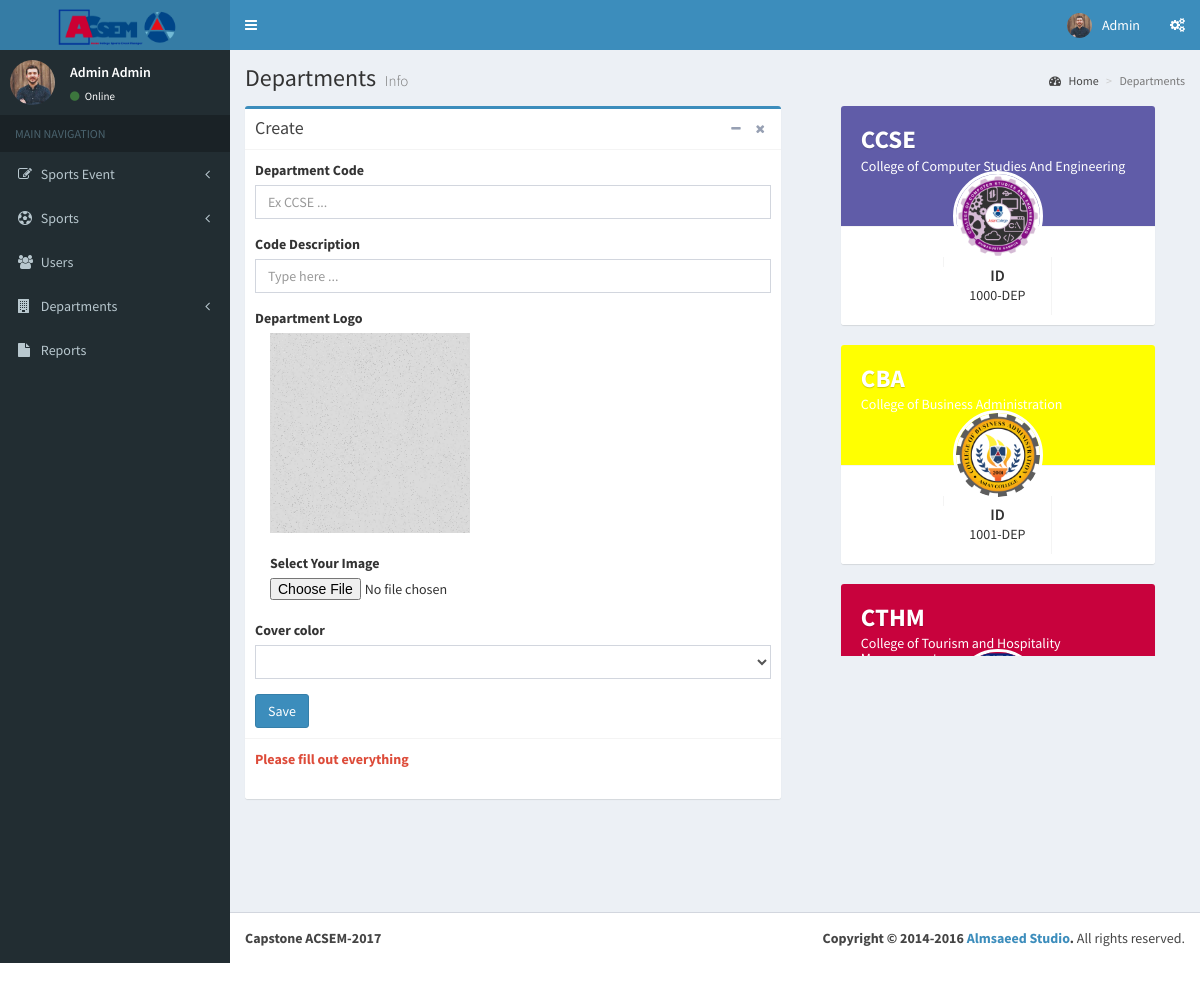
The page /ACSEM/pages/forms/cdepartment.php (signed in) on the database its author committed.
### tables this page shows
CREATE TABLE `tbl_departments` (
  `DepID` varchar(15) NOT NULL,
  `Depcode` text NOT NULL,
  `Depdes` text NOT NULL,
  `Deplogo` text NOT NULL,
  `Depcover` text NOT NULL
);

### ACSEM/conn/check2.php (called while the page is built, shortened)
<?php
  if(isset($_COOKIE['userid']) && $_COOKIE['userid'] != ''){
  $user = $_COOKIE['userid'];
  $user;
  }else if(isset($_SESSION['userid']) && $_SESSION['userid'] !=''){
  $user = $_SESSION['userid'];
  }else if(!isset($_COOKIE['userid']) && $_COOKIE['userid'] != ''){
      header("Location: ../../login.php");
  }else if(!isset($_SESSION['userid']) && $_SESSION['userid'] !=''){
      header("Location: ../../login.php");
  }
?>

### ACSEM/pages/forms/cdepartment.php (the view, shortened to what this page needs)
<?php
  include("../../conn/connection.php");
  include("../../conn/check2.php");
  $query = "SELECT * FROM tbl_admin where AdminID = '$user'  " ;
  $result = mysqli_query($link, $query);
  while($row = mysqli_fetch_assoc($result))
       {
        $fname = $row['Afname'];
        $lname = $row ['Alname'];
        $Aphoto = $row['Aphoto'];
       }
?>
<!DOCTYPE html>
<html>
<head>
  <link rel="stylesheet" href="../../bootstrap/css/bootstrap.min.css">
  <link rel="stylesheet" href="https://cdnjs.cloudflare.com/ajax/libs/font-awesome/4.5.0/css/font-awesome.min.css">
  <link rel="stylesheet" href="https://cdnjs.cloudflare.com/ajax/libs/ionicons/2.0.1/css/ionicons.min.css">
  <link rel="stylesheet" href="../../plugins/daterangepicker/daterangepicker.css">
  <link rel="stylesheet" href="../../plugins/datepicker/datepicker3.css">
  <link rel="stylesheet" href="../../plugins/iCheck/all.css">
  <link rel="stylesheet" href="../../plugins/colorpicker/bootstrap-colorpicker.min.css">
  <link rel="stylesheet" href="../../plugins/timepicker/bootstrap-timepicker.min.css">
  <link rel="stylesheet" href="../../plugins/select2/select2.min.css">
  <link rel="stylesheet" href="../../dist/css/AdminLTE.min.css">
  <link rel="stylesheet" href="../../dist/css/skins/_all-skins.min.css">
</head>
<body class="hold-transition skin-blue sidebar-mini">
<div class="wrapper">
  <header class="main-header">
    <a href="../../starter.php" class="logo">
      <span class="logo-lg"><b><img src="../../images/Fiacsem.png" style="width:65%; height:5%;"></b></span>
    </a>
    <nav class="navbar navbar-static-top">
      <a href="#" class="sidebar-toggle" data-toggle="offcanvas" role="button">
      </a>
      <div class="navbar-custom-menu">
        <ul class="nav navbar-nav">
          <li class="dropdown user user-menu">
            <a href="#" class="dropdown-toggle" data-toggle="dropdown">
              <img src="upload/<?php echo $Aphoto; ?>" class="user-image" alt="User Image">
              <span class="hidden-xs"><?php echo $fname; ?></span>
            </a>
          </li>
          <li>
            <a href="#" data-toggle="control-sidebar"><i class="fa fa-gears"></i></a>
          </li>
        </ul>
      </div>
    </nav>
  </header>
  <aside class="main-sidebar">
    <section class="sidebar">
      <div class="user-panel">
        <div class="pull-left image">
          <img src="upload/<?php echo $Aphoto; ?>" class="img-circle" alt="User Image">
        </div>
        <div class="pull-left info">
          <p><?php echo $fname . " " . $lname ; ?></p>
          <a href="#"><i class="fa fa-circle text-success"></i> Online</a>
        </div>
      </div>
      <ul class="sidebar-menu">
        <li class="header">MAIN NAVIGATION</li>
        <li class="treeview">
          <a href="#"><i class="fa fa-edit"></i> <span>Sports Event</span>
            <span class="pull-right-container">
              <i class="fa fa-angle-left pull-right"></i>
            </span>
          </a>
        </li>
        <li class="treeview">
          <a href="#"><i class="fa fa-soccer-ball-o"></i> <span>Sports</span>
            <span class="pull-right-container">
              <i class="fa fa-angle-left pull-right"></i>
            </span>
          </a>
        </li>
        <li><a href="users.php"><i class="fa fa-users"></i> <span>Users</span></a></li>
        <li class="treeview">
          <a href="#"><i class="fa fa-building"></i> <span>Departments</span>
            <span class="pull-right-container">
              <i class="fa fa-angle-left pull-right"></i>
            </span>
          </a>
        </li>
        <li><a href="Report.php"><i class="fa fa-file"></i> <span>Reports</span></a></li>
      </ul>
    </section>
  </aside>
  <div class="content-wrapper">
    <section class="content-header">
      <h1>
        Departments
        <small>Info</small>
      </h1>
      <ol class="breadcrumb">
        <li><a href="../../starter.html"><i class="fa fa-dashboard"></i> Home</a></li>
        <li class="active">Departments</li>
      </ol>
    </section>
    <section class="content">
    <div class="row">
    <div class="col-md-7">
      <div class="box box-primary">
        <div class="box-header with-border">
          <h3 class="box-title">Create</h3>
          <div class="box-tools pull-right">
            <button type="button" class="btn btn-box-tool" data-widget="collapse"><i class="fa fa-minus"></i></button>
            <button type="button" class="btn btn-box-tool" data-widget="remove"><i class="fa fa-remove"></i></button>
          </div>
        </div>
        <div class="box-body">
        			   <div class="form-group">
		                  <label>Department Code</label>
		                  <input type="text" class="form-control" id="depcode" placeholder="Ex CCSE ...">
		              </div>
		              <div class="form-group">
		                  <label>Code Description</label>
		                  <input type="text" class="form-control" id="depdes" placeholder="Type here ...">
		              </div>
		              <div class="form-group">
		              <label>Department Logo</label>
		              <div class="col-sm-12 ">
		      						<div id="image_preview" style="width:200; height:200;">
                        <img id="previewing" src=" ../../dist/img/boxed-bg.jpg" width="200" height="200" />
                      </div>
		    						  <br>
		    						  <label>Select Your Image</label><br/>
		    						  <input type="file" name="file" id="file" required />
		    						  <br>
						      </div>
		              </div>
                  <div class="form-group">
                  <label>Cover color</label>
                  <select class="form-control" id="depcover">
                    <option></option>
                    <option>purple.jpg</option>
                  </select>
                  </div>
		              <input type="submit" value="Save" class="btn btn-primary" id="button" />
        </div>
        <div class="box-footer">
        	<div class="form-group has-error">
                  <label class="control-label" for="inputError">Please fill out everything</label>
                </div>
        </div>
      </div>
    </div>
    <div class="col-md-5">
    <div class="col-md-12" style="max-height: 550px; min-height: 250px; overflow-y: scroll;">
            <?php
    $query = "SELECT * FROM tbl_departments";
    $result = mysqli_query($link, $query);
    while($row = mysqli_fetch_assoc($result)){
          $depid  = $row['DepID'];
          $depcode = $row['Depcode'];
          $depdes = $row['Depdes'];
          $deplogo =  $row['Deplogo'];
          $depcover = $row['Depcover']; ?>
    <div class="col-md-12">
          <div class="box box-widget widget-user">
            <div class="widget-user-header bg-black" style="background: url('upload/covers/<?php echo $depcover; ?>') center center;">
              <h3 class="widget-user-username"><b><?php echo $depcode; ?></b></h3>
              <h5 class="widget-user-desc"><?php echo $depdes; ?></h5>
            </div>
            <div class="widget-user-image">
              <img class="img-circle" src="upload/<?php echo $deplogo; ?>" alt="User Avatar">
            </div>
            <div class="box-footer">
              <div class="row">
                <div class="col-sm-4 border-right">
                </div>
                <div class="col-sm-4 border-right">
                  <div class="description-block">
                    <h5 class="description-header">ID</h5>
                    <span class="description-text"><?php echo $depid; ?></span>
                  </div>
                </div>
                <div class="col-sm-4">
                </div>
              </div>
            </div>
          </div>
        </div>
    <?php
    }
    ?>
    </div>
    </div>
    </div>
    </section>
  </div>
  <footer class="main-footer">
    <div class="pull-right hidden-xs">
      <strong>Copyright &copy; 2014-2016 <a href="http://almsaeedstudio.com">Almsaeed Studio</a>.</strong> All rights
    reserved.
    </div>
      <strong>Capstone ACSEM-2017</strong>
  </footer>
</div>
</body>
</html>

### rows shown on the page
tbl_departments: Depcover (picture), Depcode "CCSE", Depdes "College of Computer Studies And Engineering", Deplogo (picture), DepID "1000-DEP"
tbl_departments: Depcover (picture), Depcode "CBA", Depdes "College of Business Administration", Deplogo (picture), DepID "1001-DEP"
tbl_departments: Depcover (picture), Depcode "CTHM", Depdes "College of Tourism and Hospitality…", Deplogo (picture)

### other values the page prints
$fname "Admin"
$lname "Admin"
